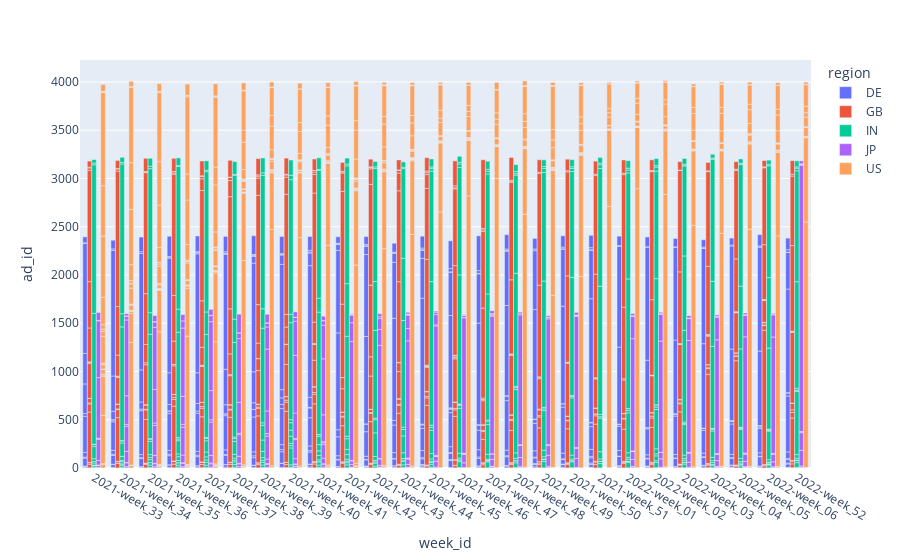

Write notebook code for a chart like this one.
### Markdown cell above
#### Q29

### Code cell
df = ad_recs_annotated.groupby(['region', 'week_id','requester']).ad_id.size().reset_index()
fig4 = px.bar(df, x = 'week_id', y = 'ad_id', color = 'region',barmode='group')
fig4.show()

### Figure 1 — Plotly figure (JSON) as saved in the notebook; plotly's stock layout.template omitted (floating-point values rounded to 4 significant figures; data arrays with more than 128 entries replaced by an {"elided": "..."} marker saying what was removed)
{"data": [{"alignmentgroup": "True", "hovertemplate": "region=DE<br>week_id=%{x}<br>ad_id=%{y}<extra></extra>", "legendgroup": "DE", "marker": {"color": "#636efa", "pattern": {"shape": ""}}, "name": "DE", "offsetgroup": "DE", "orientation": "v", "showlegend": true, "textposition": "auto", "type": "bar", "x": {"elided": "394 str values"}, "xaxis": "x", "y": {"elided": "394 int values"}, "yaxis": "y"}, {"alignmentgroup": "True", "hovertemplate": "region=GB<br>week_id=%{x}<br>ad_id=%{y}<extra></extra>", "legendgroup": "GB", "marker": {"color": "#EF553B", "pattern": {"shape": ""}}, "name": "GB", "offsetgroup": "GB", "orientation": "v", "showlegend": true, "textposition": "auto", "type": "bar", "x": {"elided": "460 str values"}, "xaxis": "x", "y": {"elided": "460 int values"}, "yaxis": "y"}, {"alignmentgroup": "True", "hovertemplate": "region=IN<br>week_id=%{x}<br>ad_id=%{y}<extra></extra>", "legendgroup": "IN", "marker": {"color": "#00cc96", "pattern": {"shape": ""}}, "name": "IN", "offsetgroup": "IN", "orientation": "v", "showlegend": true, "textposition": "auto", "type": "bar", "x": {"elided": "384 str values"}, "xaxis": "x", "y": {"elided": "384 int values"}, "yaxis": "y"}, {"alignmentgroup": "True", "hovertemplate": "region=JP<br>week_id=%{x}<br>ad_id=%{y}<extra></extra>", "legendgroup": "JP", "marker": {"color": "#ab63fa", "pattern": {"shape": ""}}, "name": "JP", "offsetgroup": "JP", "orientation": "v", "showlegend": true, "textposition": "auto", "type": "bar", "x": {"elided": "293 str values"}, "xaxis": "x", "y": {"elided": "293 int values"}, "yaxis": "y"}, {"alignmentgroup": "True", "hovertemplate": "region=US<br>week_id=%{x}<br>ad_id=%{y}<extra></extra>", "legendgroup": "US", "marker": {"color": "#FFA15A", "pattern": {"shape": ""}}, "name": "US", "offsetgroup": "US", "orientation": "v", "showlegend": true, "textposition": "auto", "type": "bar", "x": {"elided": "538 str values"}, "xaxis": "x", "y": {"elided": "538 int values"}, "yaxis": "y"}], "layout": {"autosize": true, "barmode": "group", "legend": {"title": {"text": "region"}, "tracegroupgap": 0}, "margin": {"t": 60}, "xaxis": {"anchor": "y", "autorange": true, "domain": [0, 1], "range": [-0.5, 25.5], "title": {"text": "week_id"}, "type": "category"}, "yaxis": {"anchor": "x", "autorange": true, "domain": [0, 1], "range": [0, 4227.0], "title": {"text": "ad_id"}, "type": "linear"}}}
